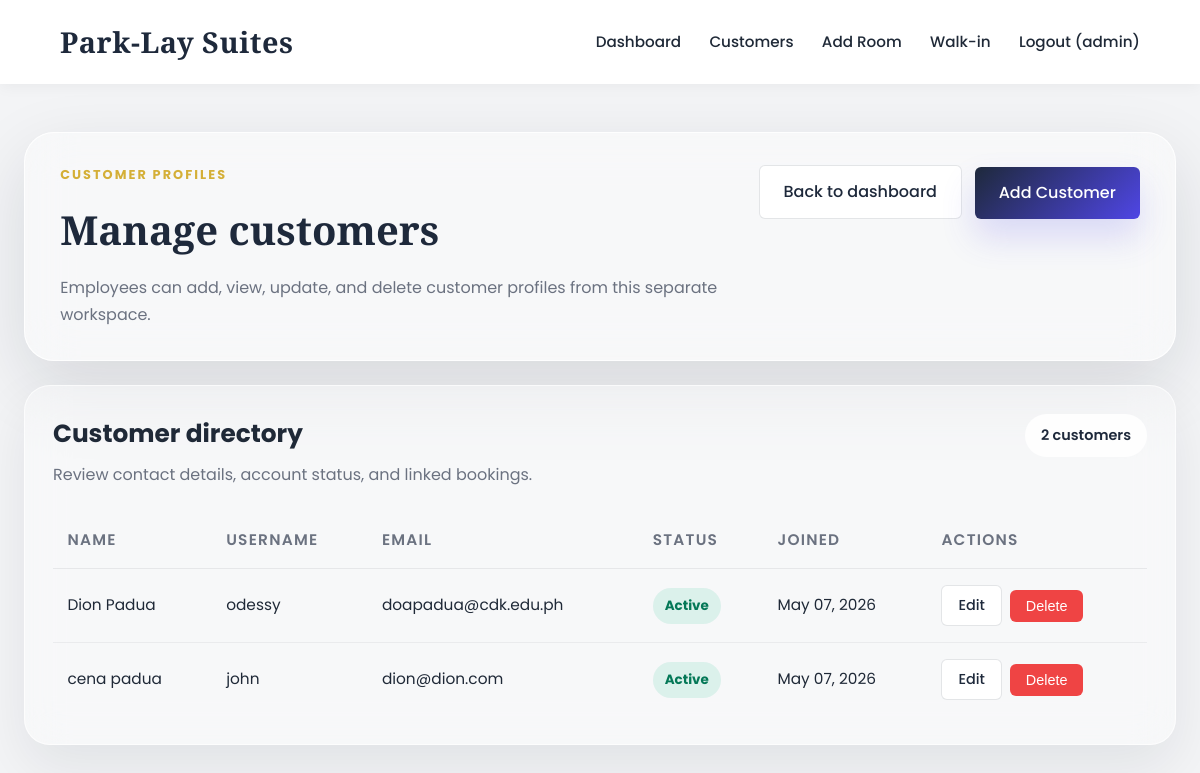
The page /customers/ (signed in) on the database its author committed.
### core/models.py (models this page shows)
class User(AbstractUser):
    is_employee = models.BooleanField(default=False)
    is_customer = models.BooleanField(default=False)

### core/views.py (the view)
# urls.py: path('customers/', views.manage_customers, name='manage_customers'),
@login_required
def manage_customers(request):
    if not request.user.is_employee: return redirect('customer_home')
    customers = customer_queryset()
    return render(request, 'core/customer_management.html', {'customers': customers})

### core/views.py (called while the page is built)
def customer_queryset():
    return User.objects.filter(is_customer=True, is_employee=False).order_by('last_name', 'first_name', 'username')

### core/templates/core/customer_management.html (shortened to what this page needs)
{% extends 'core/base.html' %}
{% block content %}
<section class="management-page">
    <div class="management-header">
        <div>
            <p class="eyebrow">Customer Profiles</p>
            <h1>Manage customers</h1>
            <p>Employees can add, view, update, and delete customer profiles from this separate workspace.</p>
        </div>
        <div class="hero-actions">
            <a href="{% url 'employee_dashboard' %}" class="btn btn-secondary">Back to dashboard</a>
            <a href="{% url 'add_customer' %}" class="btn btn-primary">Add Customer</a>
        </div>
    </div>
    <section class="glass-card">
        <div class="panel-header">
            <div>
                <h2>Customer directory</h2>
                <p>Review contact details, account status, and linked bookings.</p>
            </div>
            <span class="pill">{{ customers|length }} customers</span>
        </div>
        <div class="table-scroll">
            <table class="dashboard-table">
                <thead>
                    <tr>
                        <th>Name</th>
                        <th>Username</th>
                        <th>Email</th>
                        <th>Status</th>
                        <th>Joined</th>
                        <th>Actions</th>
                    </tr>
                </thead>
                <tbody>
                    {% for customer in customers %}
                    <tr>
                        <td>{{ customer.first_name }} {{ customer.last_name }}</td>
                        <td>{{ customer.username }}</td>
                        <td>{{ customer.email|default:"N/A" }}</td>
                        <td>
                            {% if customer.is_active %}
                            <span class="status-chip status-active">Active</span>
                            {% else %}
                            <span class="status-chip status-inactive">Inactive</span>
                            {% endif %}
                        </td>
                        <td>{{ customer.date_joined|date:"M d, Y" }}</td>
                        <td>
                            <div class="booking-actions">
                                <a href="{% url 'edit_customer' customer.id %}" class="btn btn-secondary action-btn">Edit</a>
                                <form action="{% url 'delete_customer' customer.id %}" method="post" class="inline-form">
                                    <button type="submit" class="btn btn-danger action-btn" onclick="return confirm('Delete this customer profile and related bookings?')">Delete</button>
                                </form>
                            </div>
                        </td>
                    </tr>
                    {% empty %}
                    <tr><td colspan="6" class="empty-state">No customer profiles yet.</td></tr>
                    {% endfor %}
                </tbody>
            </table>
        </div>
    </section>
</section>
{% endblock %}

### core/templates/core/base.html (shortened to what this page needs)
{% load static %}
<!DOCTYPE html>
<html lang="en">
<head>
    <link rel="stylesheet" href="{% static 'css/style.css' %}?v=1.3">
</head>
<body>
    <header>
        <h2>Park-Lay Suites</h2>
        <nav>
            {% if user.is_authenticated %}
                {% if user.is_employee %}
                    <a href="{% url 'employee_dashboard' %}">Dashboard</a>
                    <a href="{% url 'manage_customers' %}">Customers</a>
                    <a href="{% url 'add_room' %}">Add Room</a>
                    <a href="{% url 'walkin_booking' %}">Walk-in</a>
                {% else %}
                    <a href="{% url 'customer_home' %}">Rooms</a>
                    <a href="{% url 'customer_dashboard' %}">My Bookings</a>
                {% endif %}
                <a href="{% url 'logout' %}">Logout ({{ user.username }})</a>
            {% else %}
                <a href="{% url 'customer_home' %}">Home</a>
                <a href="{% url 'login' %}">Login</a>
                <a href="{% url 'register' %}">Register</a>
            {% endif %}
        </nav>
    </header>
    <main class="container">
        {% block content %}{% endblock %}
    </main>
</body>
</html>

### core/static/css/style.css (style rules this page uses)
:root { --primary: #1E293B; --secondary: #D4AF37; --bg-color: #F3F4F6; --text-dark: #1F2937; --text-light: #6B7280; --white: #FFFFFF; --border: #E5E7EB; --success: #10B981; }
* { box-sizing: border-box; margin: 0; padding: 0; }
body { font-family: 'Poppins', sans-serif; background-color: var(--bg-color); color: var(--text-dark); line-height: 1.6; }
header { background-color: var(--white); box-shadow: 0 2px 15px rgba(0,0,0,0.05); padding: 1.2rem 5%; display: flex; justify-content: space-between; align-items: center; position: sticky; top: 0; z-index: 100; }
header h2 { font-family: 'Playfair Display', serif; color: var(--primary); font-size: 1.8rem; letter-spacing: 0.5px; }
nav a { color: var(--text-dark); text-decoration: none; margin-left: 1.5rem; font-weight: 500; font-size: 0.95rem; transition: color 0.3s ease; }
.container { max-width: 1200px; margin: 3rem auto; padding: 0 1.5rem; }
h1 { font-family: 'Playfair Display', serif; color: var(--primary); margin-bottom: 2.5rem; text-align: center; font-size: 2.5rem; }
.eyebrow { text-transform: uppercase; letter-spacing: 0.16em; color: var(--secondary); font-size: 0.8rem; font-weight: 700; margin-bottom: 0.75rem; }
.btn { display: inline-block; padding: 0.8rem 1.5rem; background: var(--primary); color: var(--white); text-decoration: none; border-radius: 6px; border: none; font-weight: 500; cursor: pointer; transition: background 0.3s ease; text-align: center; width: 100%; margin-top: auto; }
.btn-danger { background: #ef4444; width: auto; font-size: 0.9rem; padding: 0.5rem 1rem; color: var(--white); }
.booking-actions { display: flex; gap: 0.5rem; align-items: center; flex-wrap: wrap; }
.action-btn { width: auto; margin-top: 0; padding: 0.5rem 1rem; font-size: 0.9rem; }
.hero-actions { display: flex; align-items: center; justify-content: center; gap: 0.8rem; flex-wrap: wrap; }
.hero-actions .btn, .panel-action-btn { width: auto; }
.btn-primary { background: linear-gradient(135deg, #1E293B 0%, #4F46E5 100%); color: #fff; box-shadow: 0 18px 34px rgba(79, 70, 229, 0.18); }
.btn-secondary { background: rgba(255,255,255,0.9); color: var(--primary); border: 1px solid rgba(30, 41, 59, 0.12); }
.glass-panel, .glass-card { background: rgba(255,255,255,0.35); border: 1px solid rgba(255,255,255,0.65); backdrop-filter: blur(20px); box-shadow: 0 22px 55px rgba(15, 23, 42, 0.08); border-radius: 26px; padding: 1.75rem; }
.panel-title-row, .panel-header { display: flex; justify-content: space-between; align-items: flex-start; gap: 1rem; margin-bottom: 1.5rem; }
.panel-header h2 { margin-bottom: 0.5rem; font-size: 1.55rem; }
.panel-header p { color: var(--text-light); max-width: 560px; }
.pill { display: inline-flex; align-items: center; justify-content: center; padding: 0.6rem 1rem; border-radius: 999px; background: rgba(255,255,255,0.85); color: var(--primary); font-weight: 600; font-size: 0.9rem; }
.table-scroll { overflow-x: auto; }
.dashboard-table { width: 100%; border-collapse: collapse; min-width: 720px; }
.dashboard-table thead tr { border-bottom: 1px solid rgba(30, 41, 59, 0.08); }
.dashboard-table th, .dashboard-table td { text-align: left; padding: 1rem 0.9rem; color: var(--text-dark); font-size: 0.96rem; }
.dashboard-table th { color: var(--text-light); text-transform: uppercase; letter-spacing: 0.08em; font-weight: 600; }
.dashboard-table tbody tr { border-bottom: 1px solid rgba(30, 41, 59, 0.06); }
.dashboard-table tbody tr:last-child { border-bottom: none; }
.inline-form { margin: 0; }
.management-page { display: grid; gap: 1.5rem; }
.management-header { display: flex; justify-content: space-between; align-items: flex-start; gap: 2rem; padding: 2rem 2.2rem; background: rgba(255,255,255,0.35); backdrop-filter: blur(24px); border: 1px solid rgba(255,255,255,0.85); border-radius: 30px; box-shadow: 0 24px 70px rgba(15, 23, 42, 0.12); }
.management-header h1 { text-align: left; margin-bottom: 0.75rem; }
.management-header p:not(.eyebrow) { color: var(--text-light); max-width: 660px; line-height: 1.7; }
.status-chip { display: inline-flex; align-items: center; justify-content: center; padding: 0.45rem 0.75rem; border-radius: 999px; font-size: 0.84rem; font-weight: 700; }
.status-active { background: rgba(16, 185, 129, 0.12); color: #047857; }

### rows shown on the page
User: username "admin"
User: first_name "Dion", last_name "Padua", username "odessy", email "doapadua@cdk.edu.ph", is_active "Active", date_joined "May 07, 2026"
User: first_name "cena", last_name "padua", username "john", email "dion@dion.com", is_active "Active", date_joined "May 07, 2026"

### other values the page prints
{{ customers|length }} "2"
